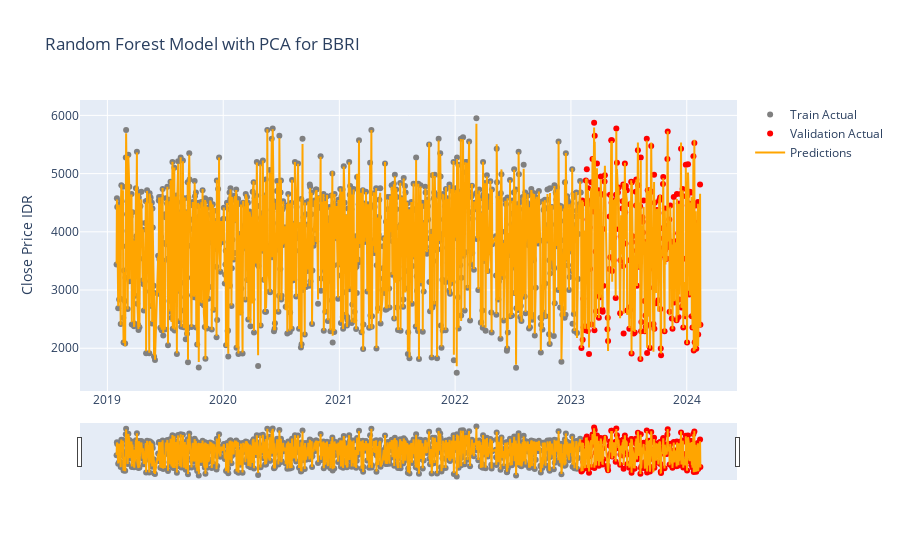
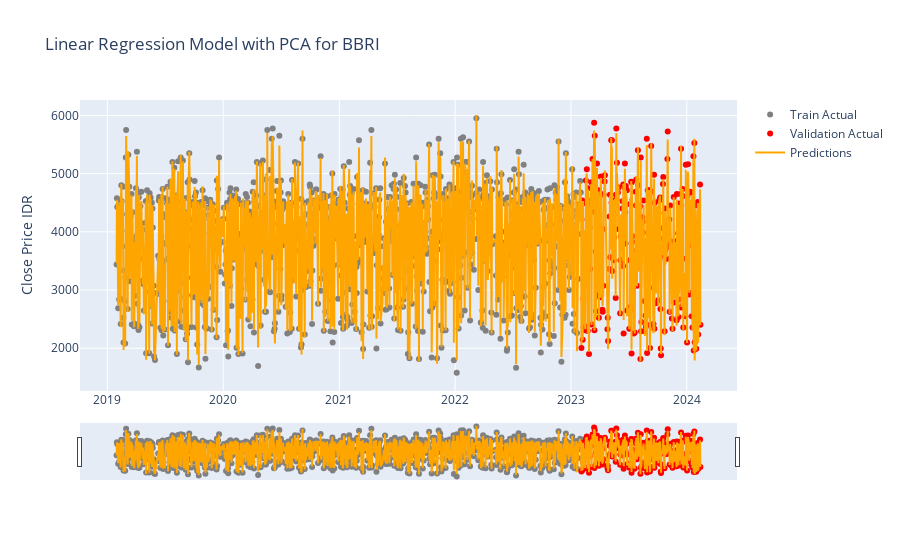

Here is the notebook cell these charts were saved with, in order:
### Markdown cell above
BBRI

### Code cell
BBRIRES=process_dataset(bbri, 'BBRI')

### Figure 1 — Plotly figure (JSON) as saved in the notebook; plotly's stock layout.template omitted (floating-point values rounded to 4 significant figures; data arrays with more than 128 entries replaced by an {"elided": "..."} marker saying what was removed)
{"data": [{"marker": {"color": "gray"}, "mode": "markers", "name": "Train Actual", "type": "scatter", "x": {"elided": "981 str values"}, "y": {"elided": "981 float values"}}, {"marker": {"color": "red"}, "mode": "markers", "name": "Validation Actual", "type": "scatter", "x": {"elided": "246 str values"}, "y": {"elided": "246 float values"}}, {"line": {"color": "orange"}, "mode": "lines", "name": "Predictions", "type": "scatter", "x": {"elided": "1227 str values"}, "y": {"elided": "1227 float values"}}], "layout": {"title": {"text": "Random Forest Model with PCA for BBRI"}, "xaxis": {"rangeslider": {"visible": true}, "type": "date"}, "yaxis": {"title": {"text": "Close Price IDR"}}}}

### Figure 2 — Plotly figure (JSON) as saved in the notebook; plotly's stock layout.template omitted (floating-point values rounded to 4 significant figures; data arrays with more than 128 entries replaced by an {"elided": "..."} marker saying what was removed)
{"data": [{"marker": {"color": "gray"}, "mode": "markers", "name": "Train Actual", "type": "scatter", "x": {"elided": "981 str values"}, "y": {"elided": "981 float values"}}, {"marker": {"color": "red"}, "mode": "markers", "name": "Validation Actual", "type": "scatter", "x": {"elided": "246 str values"}, "y": {"elided": "246 float values"}}, {"line": {"color": "orange"}, "mode": "lines", "name": "Predictions", "type": "scatter", "x": {"elided": "1227 str values"}, "y": {"elided": "1227 float values"}}], "layout": {"title": {"text": "Linear Regression Model with PCA for BBRI"}, "xaxis": {"rangeslider": {"visible": true}, "type": "date"}, "yaxis": {"title": {"text": "Close Price IDR"}}}}
